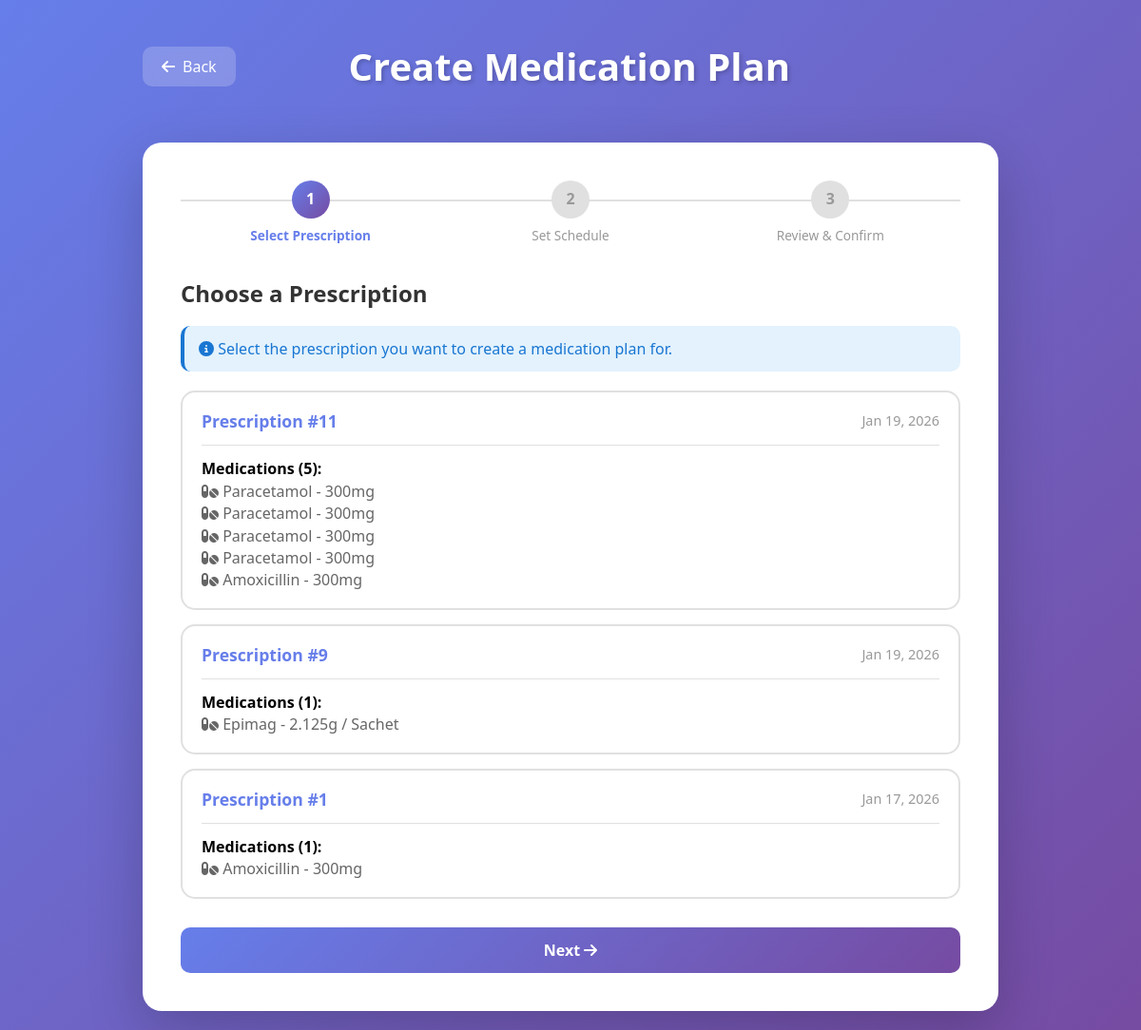
Page /medication/create-plan/ (signed in) on the committed database.
### MediScanApp/models.py (models this page shows, shortened)
class Prescription(models.Model):
    STATUS_CHOICES = [
        ('pending', 'Pending'),
        ('processed', 'Processed'),
        ('failed', 'Failed'),
    ]
    user = models.ForeignKey(settings.AUTH_USER_MODEL, on_delete=models.CASCADE, related_name='prescriptions')
    image_path = models.ImageField(upload_to='prescriptions/')  # or FileField for general files
    status = models.CharField(max_length=20, choices=STATUS_CHOICES, default='pending')
    uploaded_at = models.DateTimeField(auto_now_add=True)
    class Meta:
        db_table = 'prescriptions'
        ordering = ['-uploaded_at']

class ExtractedMedication(models.Model):
    prescription = models.ForeignKey(Prescription, on_delete=models.CASCADE, related_name='medications')
    medicine_name = models.CharField(max_length=100)
    dosage = models.CharField(max_length=50, blank=True, null=True)
    frequency = models.CharField(max_length=50, blank=True, null=True)
    duration = models.CharField(max_length=50, blank=True, null=True)
    notes = models.TextField(blank=True, null=True)
    confidence_score = models.FloatField(
        blank=True,
        null=True,
        validators=[MinValueValidator(0.0), MaxValueValidator(1.0)]
    )
    class Meta:
        db_table = 'extracted_medications'

### MediScanApp/views.py (the view, shortened to what this page needs)
# urls.py: path('medication/create-plan/', views.create_medication_plan, name='create_plan'),
@login_required(login_url='login')
def create_medication_plan(request):
    prescriptions = Prescription.objects.filter(
        user=request.user,
        status='processed'
    ).prefetch_related('medications')
    return render(request, 'mediScanApp/create_plan.html', {
        'prescriptions': prescriptions
    })

### MediScanApp/templates/MediScanApp/create_plan.html (shortened to what this page needs)
{% load static %}
<!DOCTYPE html>
<html lang="en">
    <head>
        <link rel="stylesheet" href="{% static 'css/normalize.css' %}">
        <link rel="stylesheet" href="{% static 'css/all.min.css' %}">
    </head>
    <body>
        <div class="create-plan-container">
            <div class="header">
                <a href="{% url 'medication_plan' %}" class="btn-back">
                    <i class="fa fa-arrow-left"></i> Back
                </a>
                <h1>Create Medication Plan</h1>
            </div>
            <div class="form-container">
                {% if prescriptions %}
                <div class="step-indicator">
                    <div class="step active" id="step-1-indicator">
                        <div class="step-number">1</div>
                        <div class="step-label">Select Prescription</div>
                    </div>
                    <div class="step" id="step-2-indicator">
                        <div class="step-number">2</div>
                        <div class="step-label">Set Schedule</div>
                    </div>
                    <div class="step" id="step-3-indicator">
                        <div class="step-number">3</div>
                        <div class="step-label">Review & Confirm</div>
                    </div>
                </div>
                <form method="POST" id="planForm">
                    <div class="form-step active" id="step-1">
                        <h2 style="margin-bottom: 20px; color: #333;">Choose a Prescription</h2>
                        <div class="alert alert-info">
                            <i class="fa fa-info-circle"></i>
                            Select the prescription you want to create a medication plan for.
                        </div>
                        {% for prescription in prescriptions %}
                        <div class="prescription-card" onclick="selectPrescription({{ prescription.id }})">
                            <div class="prescription-header">
                                <span class="prescription-id">Prescription #{{ prescription.id }}</span>
                                <span class="prescription-date">
                                    {{ prescription.uploaded_at|date:"M d, Y" }}
                                </span>
                            </div>
                            <div class="medication-list">
                                <strong>Medications ({{ prescription.medications.count }}):</strong>
                                {% for med in prescription.medications.all %}
                                <div style="margin-top: 5px; color: #666;">
                                    <i class="fa fa-pills"></i> {{ med.medicine_name }}
                                    {% if med.dosage %}- {{ med.dosage }}{% endif %}
                                </div>
                                {% endfor %}
                            </div>
                        </div>
                        {% endfor %}
                    </div>
                    <div class="button-group">
                        <button type="button" class="btn btn-primary" id="nextBtn" onclick="changeStep(1)">
                            Next <i class="fa fa-arrow-right"></i>
                        </button>
                    </div>
                </form>
                {% endif %}
            </div>
        </div>
    </body>
</html>

### MediScanApp/templates/MediScanApp/create_plan.html (style rules this page uses)
* { margin: 0; padding: 0; box-sizing: border-box; }
body { font-family: 'Segoe UI', Tahoma, Geneva, Verdana, sans-serif; background: linear-gradient(135deg, #667eea 0%, #764ba2 100%); min-height: 100vh; padding: 20px; }
.create-plan-container { max-width: 900px; margin: 0 auto; }
.header { display: flex; justify-content: space-between; align-items: center; margin-bottom: 30px; flex-wrap: wrap; gap: 15px; }
.btn-back { background: rgba(255, 255, 255, 0.2); color: white; padding: 12px 20px; border-radius: 10px; text-decoration: none; display: inline-flex; align-items: center; gap: 8px; transition: all 0.3s; backdrop-filter: blur(10px); }
h1 { color: white; font-size: 2.5em; text-shadow: 2px 2px 4px rgba(0, 0, 0, 0.2); flex: 1; text-align: center; }
.form-container { background: white; border-radius: 20px; padding: 40px; box-shadow: 0 20px 60px rgba(0, 0, 0, 0.2); }
.step-indicator { display: flex; justify-content: space-between; margin-bottom: 40px; position: relative; }
.step-indicator::before { content: ''; position: absolute; top: 20px; left: 0; width: 100%; height: 2px; background: #e0e0e0; z-index: 0; }
.step { display: flex; flex-direction: column; align-items: center; position: relative; z-index: 1; flex: 1; }
.step-number { width: 40px; height: 40px; border-radius: 50%; background: #e0e0e0; color: #999; display: flex; align-items: center; justify-content: center; font-weight: bold; margin-bottom: 10px; transition: all 0.3s; }
.step.active .step-number { background: linear-gradient(135deg, #667eea 0%, #764ba2 100%); color: white; }
.step-label { font-size: 0.85em; color: #999; text-align: center; }
.step.active .step-label { color: #667eea; font-weight: bold; }
.form-step { display: none; }
.form-step.active { display: block; animation: fadeIn 0.5s; }
.prescription-card { border: 2px solid #e0e0e0; border-radius: 15px; padding: 20px; margin-bottom: 15px; cursor: pointer; transition: all 0.3s; position: relative; }
.prescription-header { display: flex; justify-content: space-between; align-items: center; margin-bottom: 10px; }
.prescription-id { font-weight: bold; color: #667eea; font-size: 1.1em; }
.prescription-date { color: #999; font-size: 0.9em; }
.medication-list { margin-top: 15px; padding-top: 15px; border-top: 1px solid #e0e0e0; }
.button-group { display: flex; gap: 15px; margin-top: 30px; }
.btn { flex: 1; padding: 15px 30px; border: none; border-radius: 10px; font-size: 1em; cursor: pointer; transition: all 0.3s; font-weight: 600; }
.btn-primary { background: linear-gradient(135deg, #667eea 0%, #764ba2 100%); color: white; }
.alert { padding: 15px; border-radius: 10px; margin-bottom: 20px; }
.alert-info { background: #e3f2fd; color: #1976d2; border-left: 4px solid #1976d2; }

### rows in the picture
Prescription: id "11", uploaded_at "Jan 19, 2026", medications.count "5"
ExtractedMedication: medicine_name "Paracetamol", dosage "300mg"
ExtractedMedication: medicine_name "Paracetamol", dosage "300mg"
ExtractedMedication: medicine_name "Paracetamol", dosage "300mg"
ExtractedMedication: medicine_name "Paracetamol", dosage "300mg"
ExtractedMedication: medicine_name "Amoxicillin", dosage "300mg"
Prescription: id "9", uploaded_at "Jan 19, 2026", medications.count "1"
ExtractedMedication: medicine_name "Epimag", dosage "2.125g / Sachet"
Prescription: id "1", uploaded_at "Jan 17, 2026", medications.count "1"
ExtractedMedication: medicine_name "Amoxicillin", dosage "300mg"
